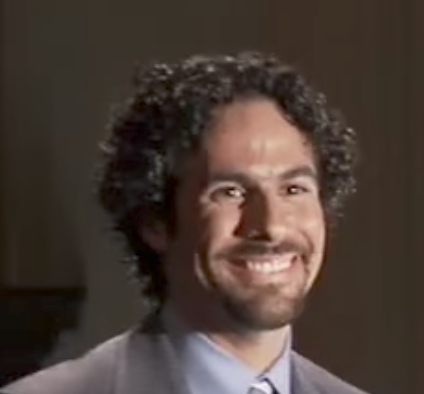
#> input picture FaceEyes/alex.png, 424 x 394 px
$ jupyter execute --allow-errors main.ipynb
#> lines starting #> are read from the running program, lines starting #| are printed output that depends on the picture
[cell 1]
import numpy as np
import cv2

[cell 2]
image_c = cv2.imread("alex.png")
#> image_c is the input picture: shape (394, 424, 3); mean B, G, R 53.5, 60.8, 74

[cell 3]
cv2.imshow("Obama Face in Color", image_c)
#> (the rest of this cell did not finish here and is left out)

[cell 4]
image_g = cv2.cvtColor(image_c,cv2.COLOR_BGR2GRAY)
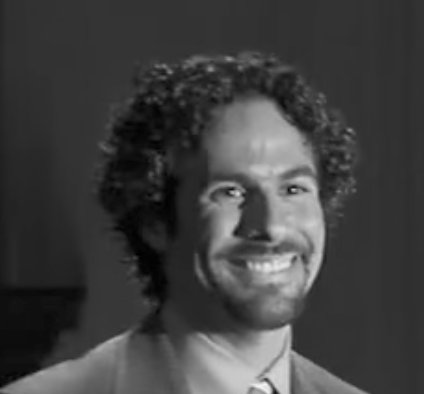
#> image_g: shape (394, 424); min 0, max 247, mean 63.9


$ run again, with FaceEyes/obama.jpg saved as FaceEyes/alex.png
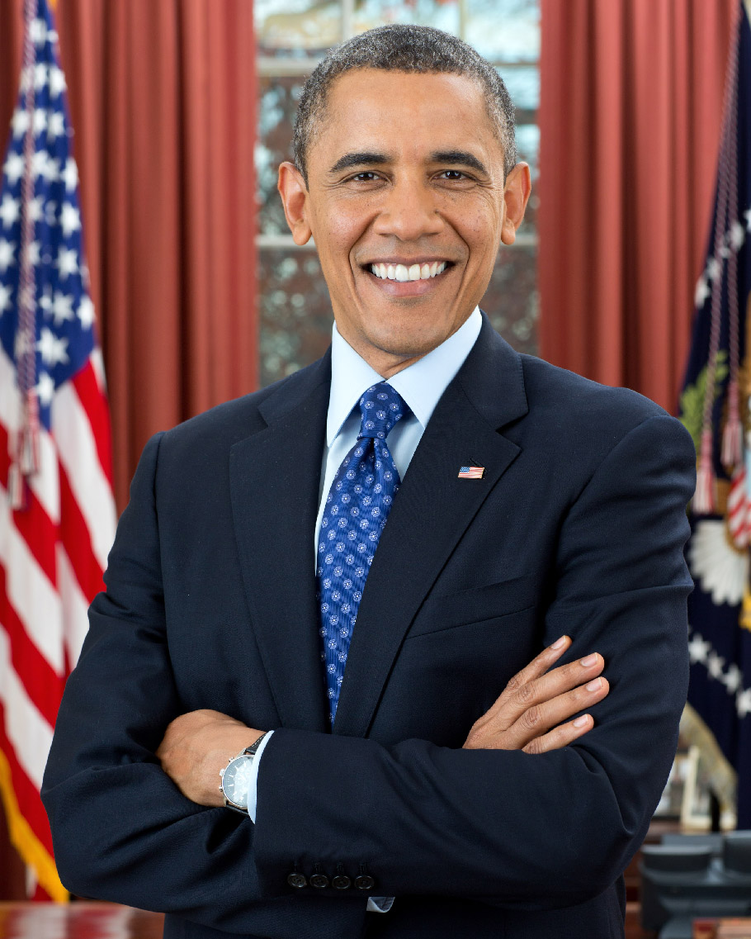
#> input picture FaceEyes/obama.jpg, 751 x 939 px, shrunk from 910 x 1137 before the run
#> image_c is the input picture: shape (939, 751, 3); mean B, G, R 74.6, 71.7, 95
#> `image_g = cv2.cvtColor(image_c,cv2.COLOR_BGR2GRAY)`:
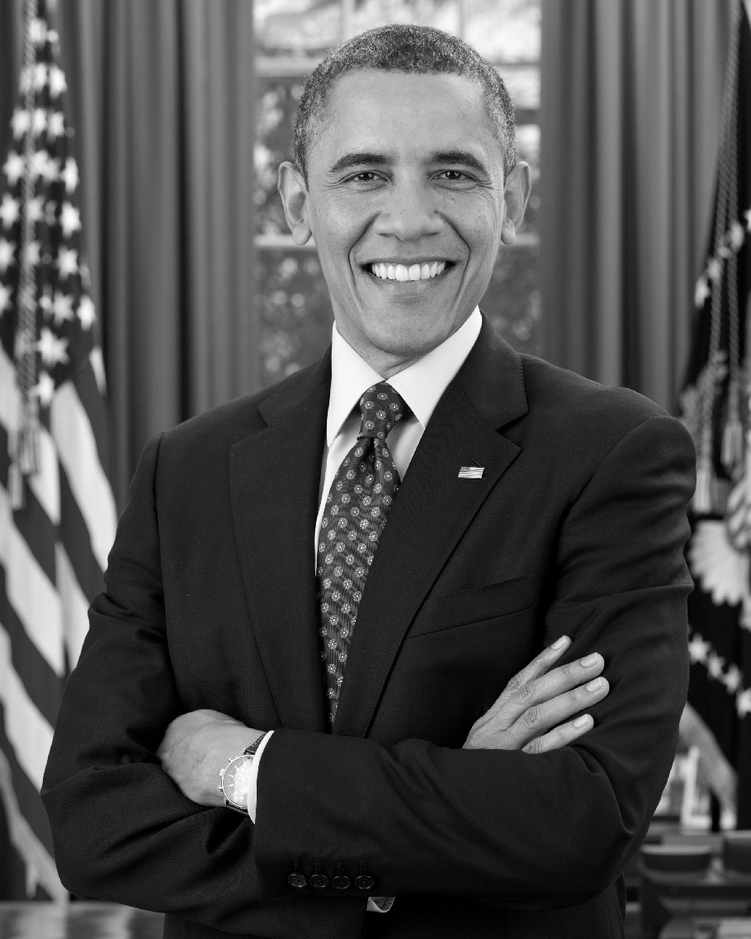
#> image_g: shape (939, 751); min 0, max 255, mean 79
